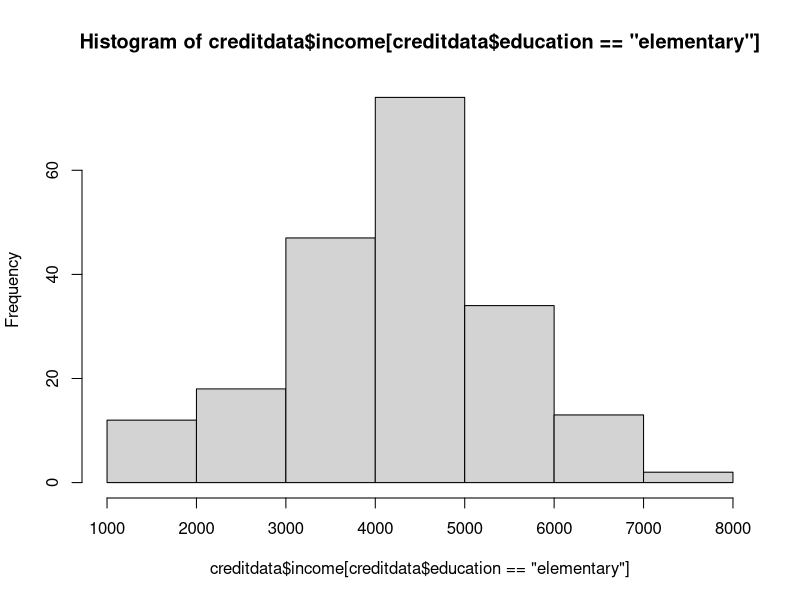
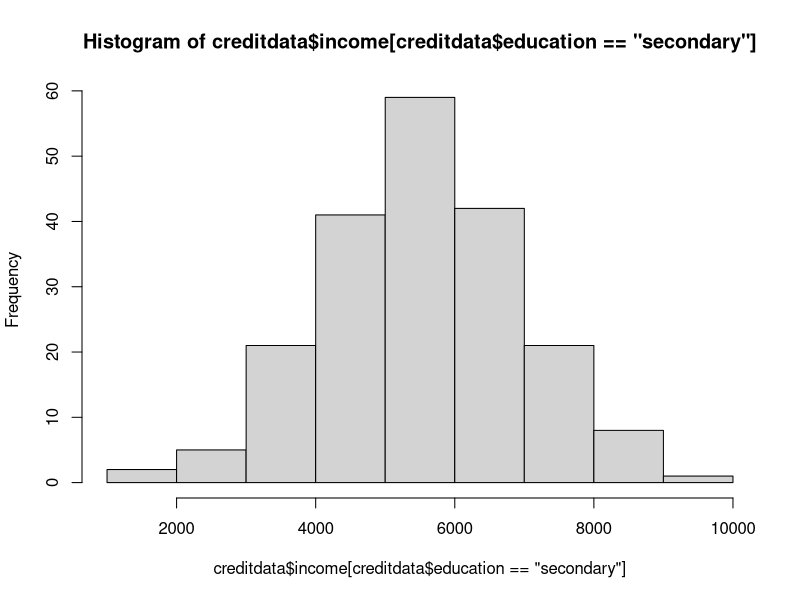
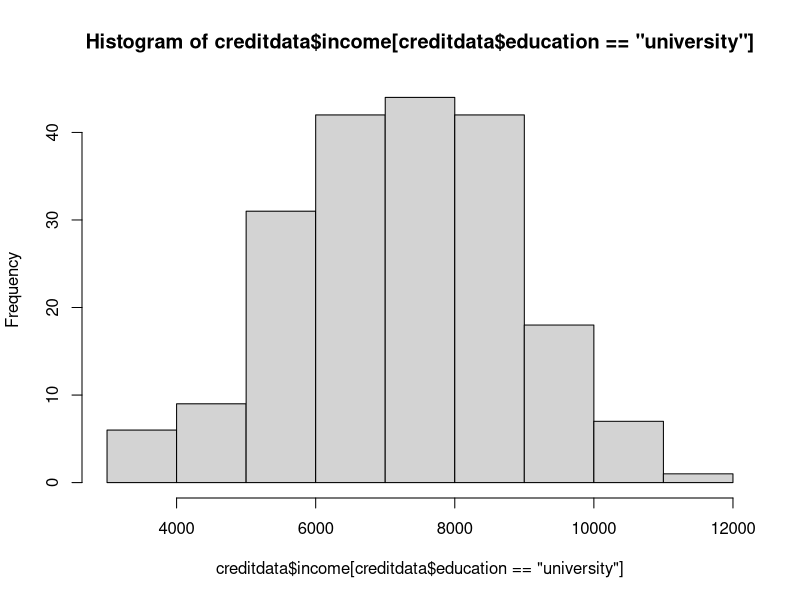
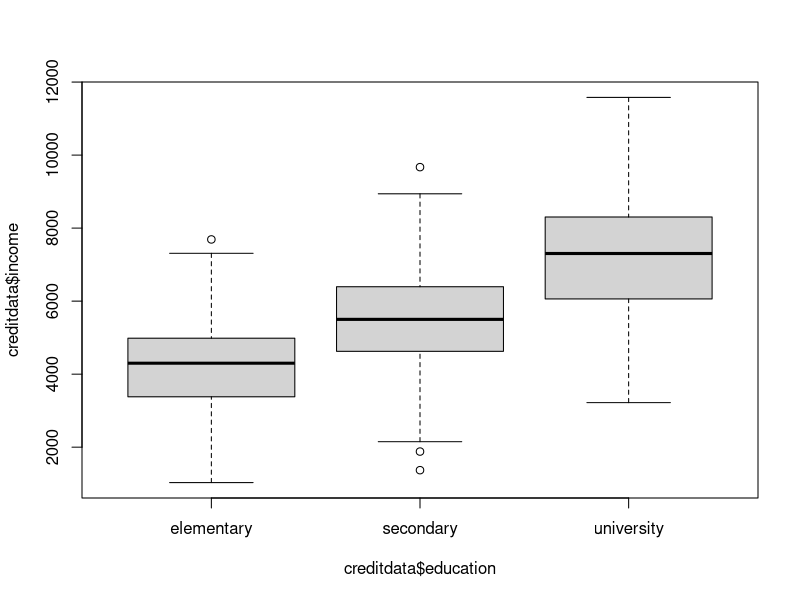
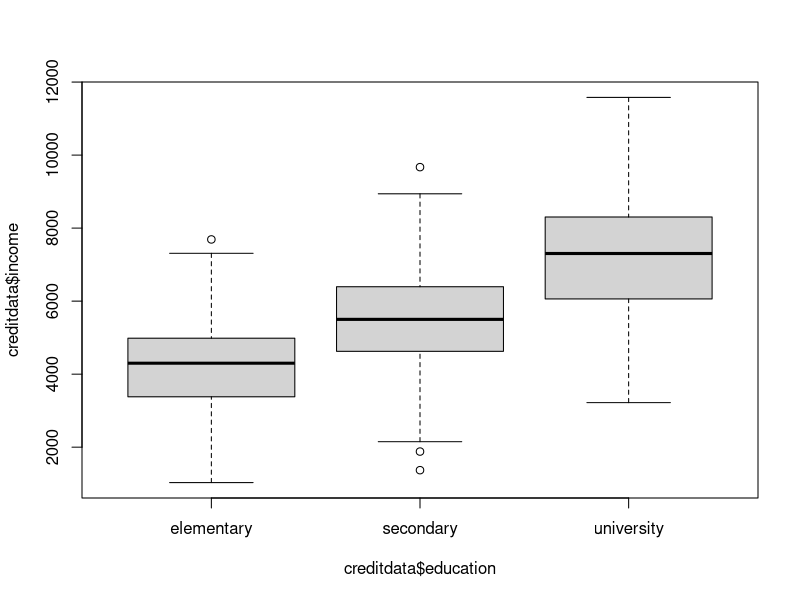
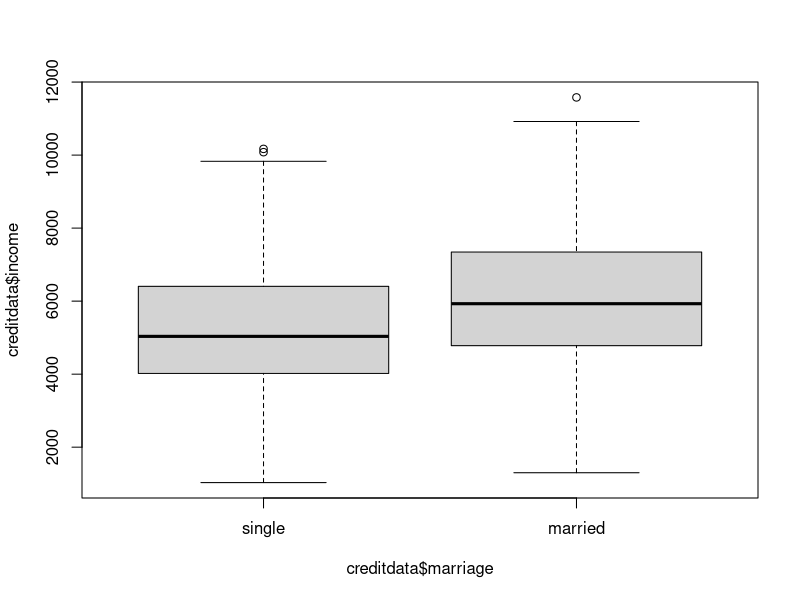
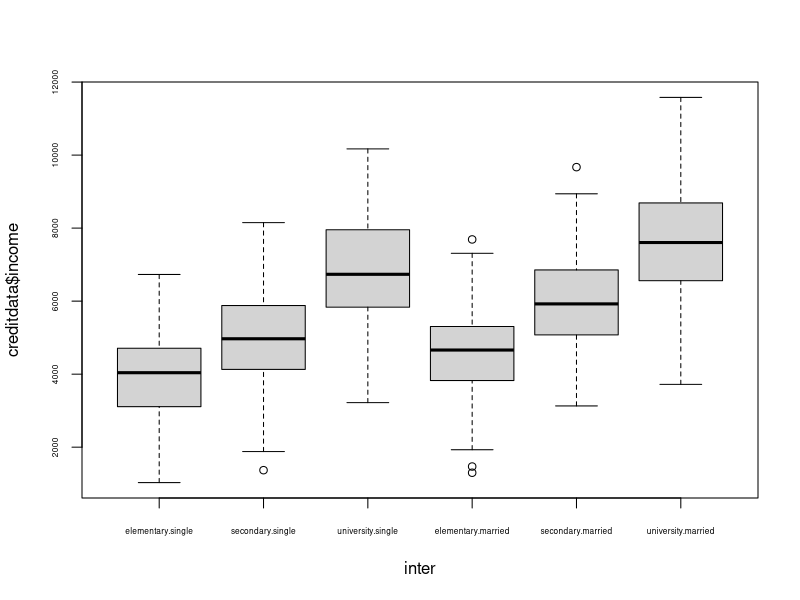
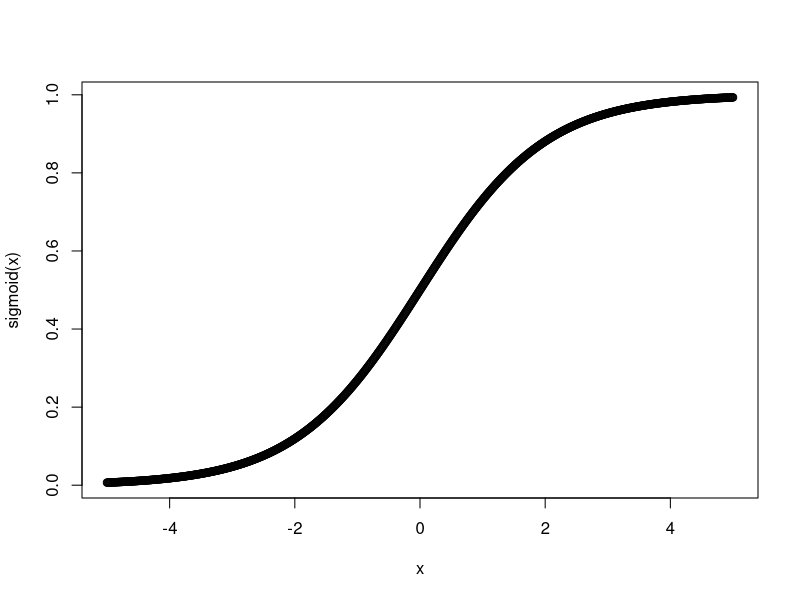

Reproduce these figures in R, in order.
## ---- chunk 1
knitr::opts_chunk$set(echo = TRUE)
## ---- chunk 2
# Ucitavanje podataka
creditdata = read.csv('creditdata.csv')
summary(creditdata)
## ---- chunk 3
# Priprema podataka
creditdata$education = factor(creditdata$education,levels = c(1,2,3),labels = c('elementary','secondary','university'))
creditdata$marriage = factor(creditdata$marriage,levels = c(1,2),labels = c('single','married'))
creditdata$apartment = factor(creditdata$apartment,levels = c(1,2),labels = c('rent','own'))
creditdata$default = factor(creditdata$default,levels = c(0,1),labels = c(FALSE,TRUE))
summary(creditdata)
## ---- chunk 4

require(nortest)
lillie.test(creditdata$income)

lillie.test(creditdata$income[creditdata$education=='elementary'])
lillie.test(creditdata$income[creditdata$education=='secondary'])
lillie.test(creditdata$income[creditdata$education=='university'])

hist(creditdata$income[creditdata$education=='elementary'])
hist(creditdata$income[creditdata$education=='secondary'])
hist(creditdata$income[creditdata$education=='university'])

## ---- chunk 5

# Testiranje homogenosti varijance uzoraka Bartlettovim testom
bartlett.test(creditdata$income ~ creditdata$education)

var((creditdata$income[creditdata$education=='elementary']))
var((creditdata$income[creditdata$education=='secondary']))
var((creditdata$income[creditdata$education=='university']))
## ---- chunk 6

# Graficki prikaz podataka
boxplot(creditdata$income ~ creditdata$education)

# Test
a = aov(creditdata$income ~ creditdata$education)
summary(a)

## ---- chunk 7

# Linearni model
model = lm(income ~ education, data = creditdata)
summary(model)
anova(model)

## ---- chunk 8

# Graficki prikaz podataka
boxplot(creditdata$income ~ creditdata$education) 
boxplot(creditdata$income ~ creditdata$marriage) 

inter = interaction(creditdata$education,creditdata$marriage)
boxplot(creditdata$income ~ inter,cex.axis=0.5)

# Bartlettov test za jednakost varijanci između pojedinih grupa
bartlett.test(creditdata$income ~ inter)
aggregate(creditdata$income, by=list(inter), FUN=var)

## ---- chunk 9

# ANOVA test
a = aov(income ~ education * marriage, data = creditdata)
summary(a)

## ---- chunk 10

# Linearni model
model = lm(income ~ education * marriage, data = creditdata)
summary(model)
anova(model)

## ---- chunk 11
sigmoid = function(x) {
   1 / (1 + exp(-x))
}

x <- seq(-5, 5, 0.01)

plot(x,sigmoid(x))
## ---- chunk 12
require(caret)

logreg.mdl = glm(default ~ age + education + marriage + apartment + income + amount, data = creditdata, family = binomial())
summary(logreg.mdl)

Rsq = 1 - logreg.mdl$deviance/logreg.mdl$null.deviance
Rsq
## ---- chunk 13

yHat <- logreg.mdl$fitted.values > 0.4
tab <- table(creditdata$default, yHat)

tab


accuracy = sum(diag(tab)) / sum(tab)
precision = tab[2,2] / sum(tab[,2])
recall = tab[2,2] / sum(tab[2,])
specificity = tab[1,1] / sum(tab[,1])

accuracy
precision
recall
specificity

## ---- chunk 14

logreg.mdl = glm(default ~ age + education + marriage + apartment + income + amount, data = creditdata, family = binomial())
summary(logreg.mdl)

logreg.mdl.2 = glm(default ~ age + education + marriage + apartment + income + amount + I(income/amount), data = creditdata, family = binomial())
summary(logreg.mdl.2)

anova(logreg.mdl, logreg.mdl.2, test = "LRT")
## ---- chunk 15

logreg.mdl.3 = glm(default ~ education + marriage + income + amount, data = creditdata, family = binomial())
summary(logreg.mdl.3)

anova(logreg.mdl, logreg.mdl.3, test = "LRT")
## ---- chunk 16

yHat <- logreg.mdl.3$fitted.values > 0.5
tab <- table(creditdata$default, yHat)

tab


accuracy = sum(diag(tab)) / sum(tab)
precision = tab[2,2] / sum(tab[,2])
recall = tab[2,2] / sum(tab[2,])
specificity = tab[1,1] / sum(tab[,1])

accuracy
precision
recall
specificity
